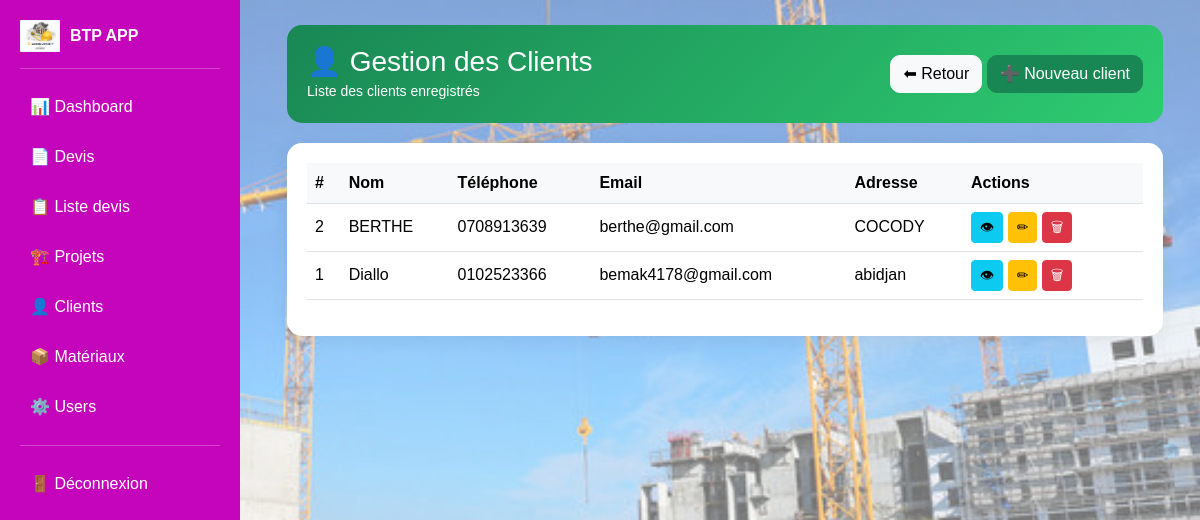
/clients/, run on the app's committed database.
### btp/models.py (models this page shows, shortened)
class Client(models.Model):
    nom = models.CharField(max_length=200)
    telephone = models.CharField(max_length=20)
    email = models.EmailField(blank=True, null=True)
    adresse = models.TextField(blank=True, null=True)

### btp/views.py (the view)
# urls.py: path('clients/', views.liste_clients, name='liste_clients'),
def liste_clients(request):
    clients = Client.objects.all().order_by('-id')
    return render(
        request,
        'clients/list.html',
        {
            'clients': clients
        }
    )

### btp/templates/clients/list.html (shortened to what this page needs)
{% extends 'base.html' %}
{% block content %}
<div class="container-fluid">
    <div class="page-header d-flex justify-content-between align-items-center">
        <div>
            <h3 class="mb-0">👤 Gestion des Clients</h3>
            <small>Liste des clients enregistrés</small>
        </div>
        <div>
            <a href="{% url 'dashboard' %}"
               class="btn btn-light btn-modern">
                ⬅ Retour
            </a>
            <a href="{% url 'create_client' %}"
               class="btn btn-success btn-modern">
                ➕ Nouveau client
            </a>
        </div>
    </div>
    <div class="card-box">
        <div class="table-responsive">
            <table class="table table-hover align-middle">
                <thead>
                    <tr>
                        <th>#</th>
                        <th>Nom</th>
                        <th>Téléphone</th>
                        <th>Email</th>
                        <th>Adresse</th>
                        <th width="180">Actions</th>
                    </tr>
                </thead>
                <tbody>
                    {% for client in clients %}
                    <tr>
                        <td>{{ client.id }}</td>
                        <td>{{ client.nom }}</td>
                        <td>{{ client.telephone }}</td>
                        <td>{{ client.email }}</td>
                        <td>{{ client.adresse }}</td>
                        <td>
                            <a href="{% url 'detail_client' client.id %}"
                               class="btn btn-info btn-sm">
                                👁
                            </a>
                            <a href="{% url 'edit_client' client.id %}"
                               class="btn btn-warning btn-sm">
                                ✏
                            </a>
                            <a href="{% url 'delete_client' client.id %}"
                               class="btn btn-danger btn-sm"
                               onclick="return confirm('Supprimer ce client ?');">
                                🗑
                            </a>
                        </td>
                    </tr>
                    {% endfor %}
                </tbody>
            </table>
        </div>
    </div>
</div>
{% endblock %}

### btp/templates/clients/list.html (style rules this page uses)
.page-header { background:linear-gradient(135deg,#198754,#2ecc71); color:white; padding:20px; border-radius:15px; margin-bottom:20px; }
.card-box { background:white; border-radius:15px; padding:20px; box-shadow:0 4px 20px rgba(0,0,0,.06); }
.table th { background:#f8f9fa; }
.btn-modern { border-radius:10px; }

### data on the page
Client: id "2", nom "BERTHE", telephone "0708913639", email "berthe@gmail.com", adresse "COCODY"
Client: id "1", nom "Diallo", telephone "0102523366", email "bemak4178@gmail.com", adresse "abidjan"
